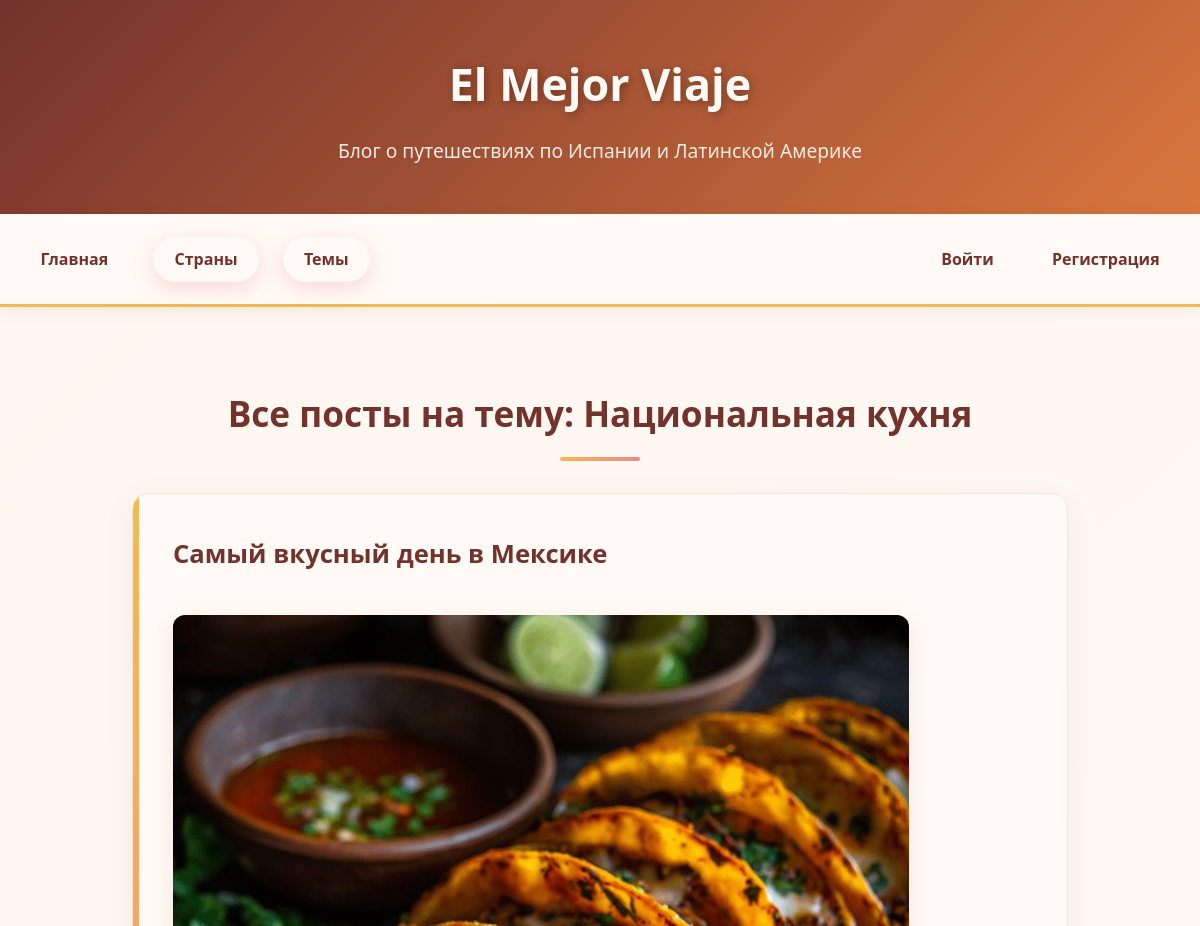
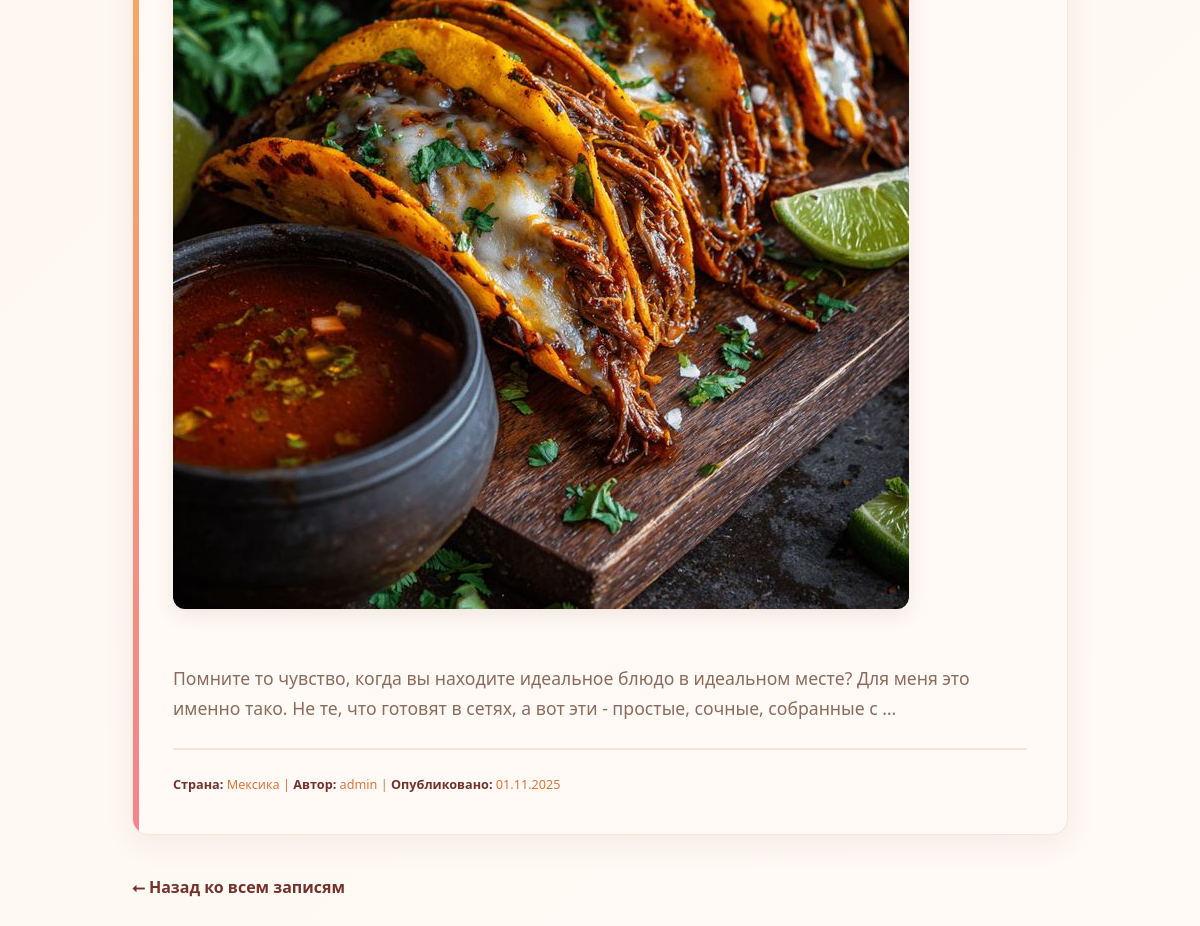
The app's page /type/food/ with its own data (2 pictures, top to bottom).
### blog/models.py (models this page shows, shortened)
class Post(models.Model):
    POST_TYPE_CHOICES = [
        ('culture', 'Культура и традиции'),
        ('city', 'Города и достопримечательности'),
        ('food', 'Национальная кухня'),
        ('advice', 'Советы путешественникам'),
    ]
    title = models.CharField(max_length=200, verbose_name='Заголовок')
    content = models.TextField(verbose_name='Содержание')
    created_date = models.DateTimeField(default=timezone.now, verbose_name='Дата создания')
    published_date = models.DateTimeField(blank=True, null=True, verbose_name='Дата публикации')
    author = models.ForeignKey(User, on_delete=models.CASCADE, verbose_name='Автор')
    country = models.ForeignKey(Country, on_delete=models.SET_NULL, null=True, verbose_name='Страна')
    post_type = models.CharField(max_length=20, choices=POST_TYPE_CHOICES, default='city', verbose_name='Тип поста')
    image = models.ImageField(upload_to='post_images/', blank=True, null=True, verbose_name='Главное изображение')
    class Meta:
        verbose_name = 'Пост о путешествии'
        verbose_name_plural = 'Посты о путешествиях'

class Country(models.Model):
    name = models.CharField(max_length=100, verbose_name='Название страны')
    capital = models.CharField(max_length=100, verbose_name='Столица')
    description = models.TextField(blank=True, verbose_name='Описание страны')
    class Meta:
        verbose_name = 'Страна'
        verbose_name_plural = 'Страны'

### blog/views.py (the view)
# urls.py: path('type/<str:post_type>/', views.posts_by_type, name='posts_by_type'),
def posts_by_type(request, post_type):
    type_display = dict(Post.POST_TYPE_CHOICES).get(post_type, 'Все посты')
    posts = Post.objects.filter(post_type=post_type, published_date__lte=timezone.now()).order_by('-published_date')
    return render(request, 'blog/posts_by_type.html', {'posts': posts, 'post_type': post_type, 'type_display': type_display})

### blog/context_processors.py (called while the page is built)
def blog_context(request):
    return {
        'countries': Country.objects.all(),
        'post_types': Post.POST_TYPE_CHOICES,
    }

### blog/templates/blog/posts_by_type.html (shortened to what this page needs)
{% extends 'blog/base.html' %}
{% block content %}
<h2>Все посты на тему: {{ type_display }}</h2>
{% for post in posts %}
    <div class="post">
        <h3><a href="{% url 'post_detail' pk=post.pk %}">{{ post.title }}</a></h3>
        {% if post.image %}
            <img src="{{ post.image.url }}" alt="{{ post.title }}">
        {% endif %}
        <p>{{ post.content|truncatewords:30 }}</p>
        <div class="post-meta">
            <small>
                <strong>Страна:</strong>
                <a href="{% url 'country_posts' post.country.id %}">
                    {{ post.country.name }}
                </a> |
                <strong>Автор:</strong> {{ post.author }} |
                <strong>Опубликовано:</strong> {{ post.published_date|date:"d.m.Y" }}
            </small>
        </div>
    </div>
{% empty %}
    <p>Пока нет постов на тему "{{ type_display }}".</p>
{% endfor %}
<div class="post-links">
    <a href="{% url 'post_list' %}">⭠ Назад ко всем записям</a>
</div>
{% endblock %}

### blog/static/blog/css/style.css (style rules this page uses)
:root { --pink: #f2858e; --yellow: #f2ba52; --orange: #d99543; --dark-orange: #d9763d; --burgundy: #73322c; --light-pink: #f4a199; --light-yellow: #f4c67d; --light-orange: #e0a866; --light-dark-orange: #e08a5a; --light-burgundy: #8a423a; --cream: #fef7f0; --white: #fffaf5; --gray: #f5e6d8; --medium-gray: #e8d5c4; --dark-text: #5c3d2e; --medium-text: #8b6b5d; }
* { box-sizing: border-box; }
body { font-family: 'Segoe UI', system-ui, -apple-system, sans-serif; margin: 0; padding: 0; line-height: 1.6; background: linear-gradient(135deg, var(--cream) 0%, var(--white) 100%); color: var(--dark-text); min-height: 100vh; }
.content h2 { color: var(--burgundy); font-size: 2.2rem; margin-bottom: 2rem; text-align: center; font-weight: 700; position: relative; }
.content h2::after { content: ''; display: block; width: 80px; height: 4px; background: linear-gradient(90deg, var(--yellow) 0%, var(--pink) 100%); margin: 1rem auto; border-radius: 2px; }
.post { background: var(--white); border-radius: 16px; padding: 2.5rem; margin-bottom: 2.5rem; box-shadow: 0 8px 30px rgba(115, 50, 44, 0.08); transition: all 0.3s ease; border: 1px solid var(--gray); position: relative; overflow: hidden; }
.post::before { content: ''; position: absolute; top: 0; left: 0; width: 6px; height: 100%; background: linear-gradient(180deg, var(--yellow) 0%, var(--pink) 100%); }
.post h3 { margin: 0 0 1rem 0; color: var(--burgundy); font-size: 1.6rem; font-weight: 700; }
.post h3 a { color: inherit; text-decoration: none; transition: color 0.3s ease; }
.post img { max-width: 100%; height: auto; border-radius: 12px; margin: 1.5rem 0; box-shadow: 0 6px 20px rgba(115, 50, 44, 0.1); transition: transform 0.3s ease; }
.post p { color: var(--medium-text); font-size: 1.1rem; line-height: 1.7; margin: 1.5rem 0; }
.post-meta { color: var(--dark-orange); font-size: 0.95em; border-top: 2px solid var(--gray); padding-top: 1.5rem; margin-top: 1.5rem; display: flex; flex-wrap: wrap; gap: 1.5rem; align-items: center; }
.post-meta strong { color: var(--burgundy); font-weight: 600; }
.post-meta a { color: var(--dark-orange); text-decoration: none; transition: color 0.3s ease; font-weight: 500; }
.post-links { margin: 2rem 0; }
.post-links a { color: var(--burgundy); text-decoration: none; font-weight: 600; transition: color 0.3s ease; display: inline-block; margin-bottom: 1rem; }

### records on screen
Post: title "Самый вкусный день в Мексике", image (picture), content "Помните то чувство, когда вы находите идеальное блюдо в идеальном месте? Для меня это именно тако. Не те, что готовят в сетях, а вот эти - простые, сочные, собранные с …", country.name "Мексика", author "admin", published_date "01.11.2025"

### other values on screen
{{ type_display }} "Национальная кухня"
